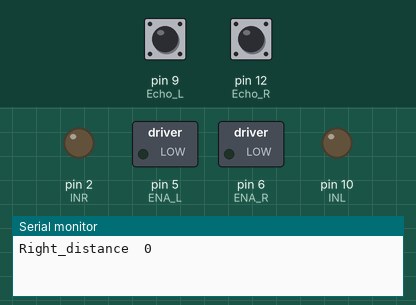
Simulated run of this sketch. Board: Arduino Uno, built with avr-gcc and run on an emulated ATmega328P. Parts: switched loads named in the sketch (green lamp = pin HIGH), output pins drawn as LEDs (lit = HIGH), the last lines printed to the serial monitor. The test bench sets the inputs (shaded band); at power-on: pin 9 (Echo_L) LOW, pin 12 (Echo_R) LOW. Pins used as bus, display or sensor lines are not drawn.

Above: at 1.2 s.
1.3 s: pin 9 (Echo_L) pulsed HIGH 2 times (0.12 s each, 0.3 s apart)
At 2.6 s:
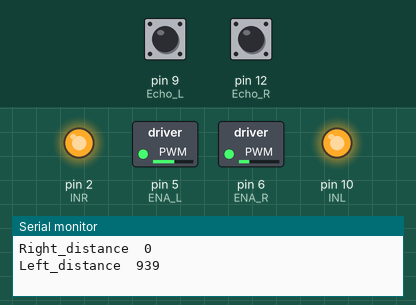
At 4.5 s:
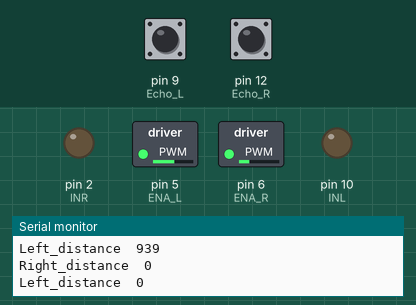
4.9 s: pin 12 (Echo_R) pulsed HIGH 2 times (0.12 s each, 0.3 s apart)
At 7.4 s:
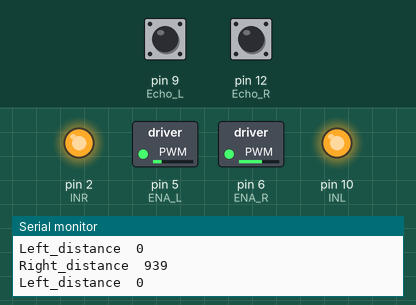
Timing chart, 0 to 10.1 s (numbered marks = the images above; inputs shaded):
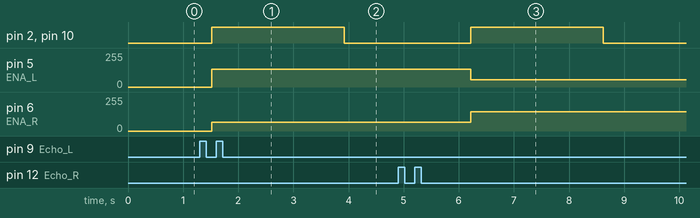

The sketch:

HUMAN_FOLLOWING_ROBOT.ino
```cpp
#define Trig_R 13
#define Echo_R 12

#define Trig_L 8
#define Echo_L 9

unsigned int distance_L;
unsigned int time_L;

unsigned int distance_R;
unsigned int time_R;

#define ENA_L 5
#define INL 10
#define INR 2
#define ENA_R 6


float kp = 25;
float ki = 0;
float kd = 10;

float error = 0, lastError = 0;
float P ,I , D, PIDvalue ;

int baseSpeed = 100;
int leftSpeed , rightSpeed;

void setup() {

  pinMode(Trig_R,OUTPUT);
  pinMode(Echo_R,INPUT);

  pinMode(Trig_L,OUTPUT);
  pinMode(Echo_L,INPUT);

  pinMode(ENA_L,OUTPUT);
  pinMode(INL,OUTPUT);
  pinMode(INR,OUTPUT);

  pinMode(ENA_R,OUTPUT);


  Serial.begin(9600);

}

void loop() {
  digitalWrite(Trig_R , LOW);
  delayMicroseconds(2);
  digitalWrite(Trig_R , HIGH);
  delayMicroseconds(2);
  time_R =pulseIn(Echo_R ,HIGH);
  distance_R = (time_R/29)/2;
  Serial.print("Right_distance  ");
  Serial.println(distance_R);
  delay(100);

  digitalWrite(Trig_L , LOW);
  delayMicroseconds(2);
  digitalWrite(Trig_L , HIGH);
  delayMicroseconds(2);
  time_L =pulseIn(Echo_L ,HIGH);
  distance_L = (time_L/29)/2;
  Serial.print("Left_distance  ");
  Serial.println(distance_L);
  delay(100);

  if((distance_R<4)&&(distance_L<4)){
    digitalWrite(INL,LOW);
    digitalWrite(INR,LOW);
    delay(100);
    }

  else if((distance_R<15)||(distance_L<15)){
    digitalWrite(INL,HIGH);
    digitalWrite(INR,HIGH);
    if(distance_R>distance_L)error = 1;
    else error =-1;
    P = error;
    I += error;
    D = error - lastError;
    PIDvalue = (kp * P) + (ki * I) + (kd * D);
    lastError = error;
    leftSpeed = baseSpeed - PIDvalue;
    rightSpeed = baseSpeed + PIDvalue;

    leftSpeed = constrain(leftSpeed , 40, 255);
    rightSpeed = constrain(rightSpeed , 40, 255);

    analogWrite(ENA_L, leftSpeed);
    analogWrite(ENA_R, rightSpeed);
    delay(200);
  }
  else{
    digitalWrite(INL,LOW);
    digitalWrite(INR,LOW);
    delay(100);

  }


}
```

Measured:
- after the input at 1.3 s, pin 2 (INR), pin 10 (INL): LOW → HIGH after 0.22 s, → LOW 2.4 s later; pin 5 (ENA_L): 0/255 → 135/255 after 0.22 s; pin 6 (ENA_R): 0/255 → 65/255 after 0.22 s
- after the input at 4.9 s, pin 2 (INR), pin 10 (INL): LOW → HIGH after 1.3 s, → LOW 2.4 s later; pin 5 (ENA_L): 135/255 → 55/255 after 1.3 s; pin 6 (ENA_R): 65/255 → 145/255 after 1.3 s
